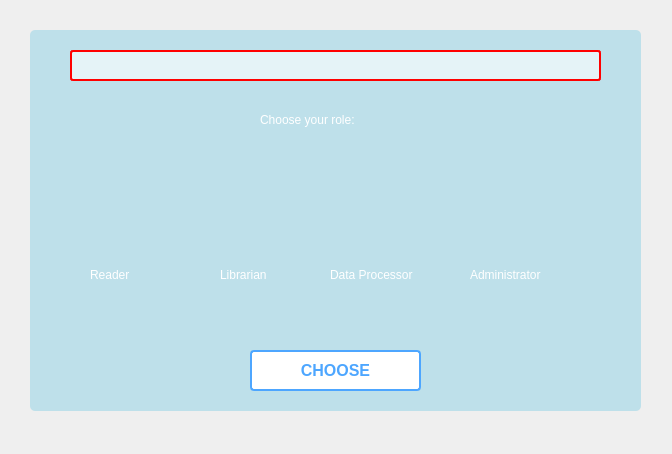
<?xml version="1.0" encoding="UTF-8"?>
<ui version="4.0">
 <class>LIBPRO</class>
 <widget class="QMainWindow" name="LIBPRO">
  <property name="enabled">
   <bool>true</bool>
  </property>
  <property name="geometry">
   <rect>
    <x>0</x>
    <y>0</y>
    <width>672</width>
    <height>454</height>
   </rect>
  </property>
  <property name="sizePolicy">
   <sizepolicy hsizetype="Expanding" vsizetype="Expanding">
    <horstretch>0</horstretch>
    <verstretch>0</verstretch>
   </sizepolicy>
  </property>
  <property name="minimumSize">
   <size>
    <width>300</width>
    <height>0</height>
   </size>
  </property>
  <property name="maximumSize">
   <size>
    <width>800</width>
    <height>500</height>
   </size>
  </property>
  <property name="windowTitle">
   <string>LIBPRO</string>
  </property>
  <property name="windowIcon">
   <iconset resource="LIBPRO.qrc">
    <normaloff>:/icon/Resources/icon/LP icon.png</normaloff>:/icon/Resources/icon/LP icon.png</iconset>
  </property>
  <property name="layoutDirection">
   <enum>Qt::LeftToRight</enum>
  </property>
  <property name="autoFillBackground">
   <bool>false</bool>
  </property>
  <property name="styleSheet">
   <string notr="true">#centralWidget{
box-shadow: 10px 10px 5px #888888;
border-image: url(:/appscreen/Resources/appscreen/background.png);

}
#userForm
{
color: rgba(74, 252, 255,80);
border-radius: 8px;
}

QPushButton
{
color: white;
border-radius: 3px;
}

QLineEdit{
border-radius: 3px;
}
QLabel{
font: 10pt &quot;Calibri&quot;;
}

</string>
  </property>
  <property name="iconSize">
   <size>
    <width>24</width>
    <height>24</height>
   </size>
  </property>
  <widget class="QWidget" name="centralWidget">
   <property name="styleSheet">
    <string notr="true"/>
   </property>
   <widget class="QFrame" name="frame">
    <property name="geometry">
     <rect>
      <x>30</x>
      <y>30</y>
      <width>611</width>
      <height>381</height>
     </rect>
    </property>
    <property name="styleSheet">
     <string notr="true">#frame{
background-color: rgba(73, 189, 221,0.3);
border-radius: 5px;
}
</string>
    </property>
    <property name="frameShape">
     <enum>QFrame::StyledPanel</enum>
    </property>
    <property name="frameShadow">
     <enum>QFrame::Raised</enum>
    </property>
    <widget class="QPushButton" name="reader">
     <property name="enabled">
      <bool>true</bool>
     </property>
     <property name="geometry">
      <rect>
       <x>30</x>
       <y>120</y>
       <width>111</width>
       <height>101</height>
      </rect>
     </property>
     <property name="sizePolicy">
      <sizepolicy hsizetype="Fixed" vsizetype="Fixed">
       <horstretch>0</horstretch>
       <verstretch>0</verstretch>
      </sizepolicy>
     </property>
     <property name="mouseTracking">
      <bool>false</bool>
     </property>
     <property name="styleSheet">
      <string notr="true">#readerAccess{
border-image: url(:/icon/Resources/icon/reader.png);
}
#readerAccess:hover{
background: rgba(255,255,255,80);
}
#readerAccess:focus{
background: rgba(255,255,255,80);
}

</string>
     </property>
     <property name="text">
      <string/>
     </property>
     <property name="icon">
      <iconset resource="LIBPRO.qrc">
       <normaloff>:/icon/Resources/icon/reader.png</normaloff>:/icon/Resources/icon/reader.png</iconset>
     </property>
     <property name="iconSize">
      <size>
       <width>100</width>
       <height>100</height>
      </size>
     </property>
     <property name="checkable">
      <bool>true</bool>
     </property>
     <property name="autoDefault">
      <bool>false</bool>
     </property>
     <property name="default">
      <bool>false</bool>
     </property>
     <property name="flat">
      <bool>false</bool>
     </property>
    </widget>
    <widget class="QPushButton" name="librarian">
     <property name="enabled">
      <bool>true</bool>
     </property>
     <property name="geometry">
      <rect>
       <x>170</x>
       <y>120</y>
       <width>101</width>
       <height>101</height>
      </rect>
     </property>
     <property name="styleSheet">
      <string notr="true">#librarianAccess{
	border-image: url(:/icon/Resources/icon/librarian.png);
}
#librarianAccess:hover{
background: rgba(255,255,255,80);
}
#librarianAccess:focus{
background: rgba(255,255,255,80);
}
</string>
     </property>
     <property name="text">
      <string/>
     </property>
     <property name="icon">
      <iconset resource="LIBPRO.qrc">
       <normaloff>:/icon/Resources/icon/librarian.png</normaloff>:/icon/Resources/icon/librarian.png</iconset>
     </property>
     <property name="iconSize">
      <size>
       <width>100</width>
       <height>100</height>
      </size>
     </property>
    </widget>
    <widget class="QLabel" name="readerLabel">
     <property name="geometry">
      <rect>
       <x>60</x>
       <y>230</y>
       <width>71</width>
       <height>31</height>
      </rect>
     </property>
     <property name="styleSheet">
      <string notr="true">font: 10pt&quot;Segoe UI&quot;;
font-weight:600;</string>
     </property>
     <property name="text">
      <string>&lt;html&gt;&lt;head/&gt;&lt;body&gt;&lt;p&gt;&lt;span style=&quot; font-weight:400; color:#ffffff;&quot;&gt;Reader&lt;/span&gt;&lt;/p&gt;&lt;/body&gt;&lt;/html&gt;</string>
     </property>
    </widget>
    <widget class="QLabel" name="librarianLabel">
     <property name="geometry">
      <rect>
       <x>190</x>
       <y>230</y>
       <width>81</width>
       <height>31</height>
      </rect>
     </property>
     <property name="styleSheet">
      <string notr="true">font: 10pt&quot;Segoe UI&quot;;
font-weight:600;</string>
     </property>
     <property name="text">
      <string>&lt;html&gt;&lt;head/&gt;&lt;body&gt;&lt;p&gt;&lt;span style=&quot; font-weight:400; color:#ffffff;&quot;&gt;Librarian&lt;/span&gt;&lt;/p&gt;&lt;/body&gt;&lt;/html&gt;</string>
     </property>
    </widget>
    <widget class="QPushButton" name="data">
     <property name="enabled">
      <bool>true</bool>
     </property>
     <property name="geometry">
      <rect>
       <x>300</x>
       <y>120</y>
       <width>111</width>
       <height>101</height>
      </rect>
     </property>
     <property name="sizePolicy">
      <sizepolicy hsizetype="Fixed" vsizetype="Fixed">
       <horstretch>0</horstretch>
       <verstretch>0</verstretch>
      </sizepolicy>
     </property>
     <property name="styleSheet">
      <string notr="true">#dataProcessorAccess{
	border-image: url(:/icon/Resources/icon/dataProcessor.png);
}
#dataProcessorAccess:hover{
background: rgba(255,255,255,80);
}
#dataProcessorAccess:focus{
background: rgba(255,255,255,80);
}
</string>
     </property>
     <property name="text">
      <string/>
     </property>
     <property name="icon">
      <iconset resource="LIBPRO.qrc">
       <normaloff>:/icon/Resources/icon/dataProcessor.png</normaloff>:/icon/Resources/icon/dataProcessor.png</iconset>
     </property>
     <property name="iconSize">
      <size>
       <width>100</width>
       <height>100</height>
      </size>
     </property>
    </widget>
    <widget class="QLabel" name="databaseLabel">
     <property name="geometry">
      <rect>
       <x>300</x>
       <y>230</y>
       <width>131</width>
       <height>31</height>
      </rect>
     </property>
     <property name="styleSheet">
      <string notr="true">font: 10pt&quot;Segoe UI&quot;;
font-weight:600;</string>
     </property>
     <property name="text">
      <string>&lt;html&gt;&lt;head/&gt;&lt;body&gt;&lt;p&gt;&lt;span style=&quot; font-weight:400; color:#ffffff;&quot;&gt;Data Processor&lt;/span&gt;&lt;/p&gt;&lt;/body&gt;&lt;/html&gt;</string>
     </property>
    </widget>
    <widget class="QPushButton" name="admin">
     <property name="enabled">
      <bool>true</bool>
     </property>
     <property name="geometry">
      <rect>
       <x>440</x>
       <y>120</y>
       <width>111</width>
       <height>101</height>
      </rect>
     </property>
     <property name="sizePolicy">
      <sizepolicy hsizetype="Fixed" vsizetype="Fixed">
       <horstretch>0</horstretch>
       <verstretch>0</verstretch>
      </sizepolicy>
     </property>
     <property name="styleSheet">
      <string notr="true">#administratorAccess{
	border-image: url(:/icon/Resources/icon/administrator.png);
}
#administratorAccess:hover{
background: rgba(255,255,255,80);
}
#administratorAccess:focus{
background: rgba(255,255,255,80);
}
</string>
     </property>
     <property name="text">
      <string/>
     </property>
     <property name="icon">
      <iconset resource="LIBPRO.qrc">
       <normaloff>:/icon/Resources/icon/administrator.png</normaloff>:/icon/Resources/icon/administrator.png</iconset>
     </property>
     <property name="iconSize">
      <size>
       <width>100</width>
       <height>100</height>
      </size>
     </property>
    </widget>
    <widget class="QLabel" name="administratorLabel">
     <property name="geometry">
      <rect>
       <x>440</x>
       <y>230</y>
       <width>121</width>
       <height>31</height>
      </rect>
     </property>
     <property name="styleSheet">
      <string notr="true">font: 10pt&quot;Segoe UI&quot;;
font-weight:600;</string>
     </property>
     <property name="text">
      <string>&lt;html&gt;&lt;head/&gt;&lt;body&gt;&lt;p&gt;&lt;span style=&quot; font-weight:400; color:#ffffff;&quot;&gt;Administrator&lt;/span&gt;&lt;/p&gt;&lt;/body&gt;&lt;/html&gt;</string>
     </property>
    </widget>
    <widget class="QLabel" name="roleLabel">
     <property name="geometry">
      <rect>
       <x>230</x>
       <y>70</y>
       <width>171</width>
       <height>41</height>
      </rect>
     </property>
     <property name="styleSheet">
      <string notr="true">#roleLabel{
font: 10pt&quot;Segoe UI&quot;;
font-weight:600;
}</string>
     </property>
     <property name="text">
      <string>&lt;html&gt;&lt;head/&gt;&lt;body&gt;&lt;p&gt;&lt;span style=&quot; font-weight:400; color:#ffffff;&quot;&gt;Choose your role:&lt;/span&gt;&lt;/p&gt;&lt;/body&gt;&lt;/html&gt;</string>
     </property>
    </widget>
    <widget class="QPushButton" name="loginButton">
     <property name="geometry">
      <rect>
       <x>220</x>
       <y>320</y>
       <width>171</width>
       <height>41</height>
      </rect>
     </property>
     <property name="styleSheet">
      <string notr="true">#loginButton {
	
color: white;

border-radius: 11px;
padding: 5px;
background: qradialgradient(cx: 0.3, cy: -0.4,
fx: 0.3, fy: -0.4,
radius: 1.35, stop: 0 #fff, stop: 1 #888);
min-width: 80px;
background-color: rgba(255,255,255, .5);

border: 1px solid #555;
border-radius: 11px;
padding: 5px;
background: qradialgradient(cx: 0.3, cy: -0.4,
fx: 0.3, fy: -0.4,
radius: 1.35, stop: 0 #fff, stop: 1 #fff);
min-width: 80px;background-color: rgba(255,255,255, 1);

border-radius:0;
border-left:10;
border-color:white;
color:white;
font-family:&quot;Roboto&quot;;
font-weight:600;
border-radius:4px;

font-size:16px;
border: 2px solid rgb(77, 166, 255);
color:rgb(77,166,255);
}

#loginButton:hover {
background: qradialgradient(cx: 0.3, cy: -0.4,
fx: 0.3, fy: -0.4,
radius: 1.35, stop: 0 #fff, stop: 1 #bbb);
background-color:rgba(77, 166, 255,0.6);
border:0px;
color:white;
}

#loginButton:pressed {
background: qradialgradient(cx: 0.4, cy: -0.1,
fx: 0.4, fy: -0.1,
radius: 1.35, stop: 0 #fff, stop: 1 #ddd);
}</string>
     </property>
     <property name="text">
      <string>CHOOSE</string>
     </property>
    </widget>
    <widget class="QLabel" name="errorlbl">
     <property name="geometry">
      <rect>
       <x>40</x>
       <y>20</y>
       <width>531</width>
       <height>31</height>
      </rect>
     </property>
     <property name="styleSheet">
      <string notr="true">border: 2px solid red;
background-color:rgba(255, 255, 255, 0.6);
border-radius: 3px;</string>
     </property>
     <property name="text">
      <string/>
     </property>
    </widget>
   </widget>
  </widget>
 </widget>
 <layoutdefault spacing="6" margin="11"/>
 <resources>
  <include location="LIBPRO.qrc"/>
 </resources>
 <connections/>
</ui>
